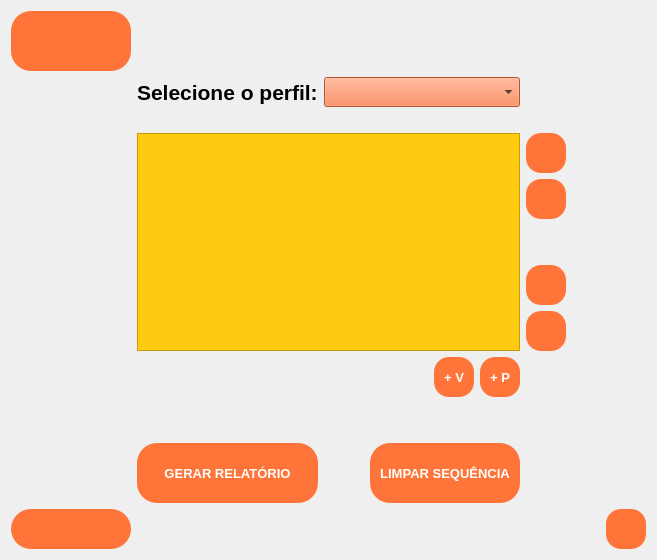
      <widget class="QWidget" name="configurar_perfil">
       <layout class="QGridLayout" name="gridLayout_4">
        <item row="9" column="1">
         <spacer name="verticalSpacer_configurar_2">
          <property name="orientation">
           <enum>Qt::Vertical</enum>
          </property>
          <property name="sizeType">
           <enum>QSizePolicy::Minimum</enum>
          </property>
          <property name="sizeHint" stdset="0">
           <size>
            <width>20</width>
            <height>40</height>
           </size>
          </property>
         </spacer>
        </item>
        <item row="7" column="5">
         <spacer name="horizontalSpacer_configurar">
          <property name="orientation">
           <enum>Qt::Horizontal</enum>
          </property>
          <property name="sizeType">
           <enum>QSizePolicy::Minimum</enum>
          </property>
          <property name="sizeHint" stdset="0">
           <size>
            <width>120</width>
            <height>20</height>
           </size>
          </property>
         </spacer>
        </item>
        <item row="7" column="2">
         <spacer name="horizontalSpacer_configurar_3">
          <property name="orientation">
           <enum>Qt::Horizontal</enum>
          </property>
          <property name="sizeType">
           <enum>QSizePolicy::Expanding</enum>
          </property>
          <property name="sizeHint" stdset="0">
           <size>
            <width>40</width>
            <height>20</height>
           </size>
          </property>
         </spacer>
        </item>
        <item row="7" column="1">
         <widget class="QPushButton" name="pushButton_gerar_relatorio">
          <property name="sizePolicy">
           <sizepolicy hsizetype="Fixed" vsizetype="Fixed">
            <horstretch>0</horstretch>
            <verstretch>0</verstretch>
           </sizepolicy>
          </property>
          <property name="minimumSize">
           <size>
            <width>150</width>
            <height>60</height>
           </size>
          </property>
          <property name="maximumSize">
           <size>
            <width>250</width>
            <height>60</height>
           </size>
          </property>
          <property name="font">
           <font>
            <pointsize>10</pointsize>
            <weight>75</weight>
            <bold>true</bold>
           </font>
          </property>
          <property name="cursor">
           <cursorShape>PointingHandCursor</cursorShape>
          </property>
          <property name="styleSheet">
           <string notr="true">QPushButton {
	background-color: #FF7439;
	border-radius: 20px;
	border: none;
	color: #fff;
}

QPushButton:hover {
	background-color: #c8592d;
}

QPushButton:pressed {
	background-color: #c8592d;
}</string>
          </property>
          <property name="text">
           <string>GERAR RELATÓRIO</string>
          </property>
         </widget>
        </item>
        <item row="7" column="3">
         <widget class="QPushButton" name="pushButton_limpar_sequencia">
          <property name="sizePolicy">
           <sizepolicy hsizetype="Fixed" vsizetype="Fixed">
            <horstretch>0</horstretch>
            <verstretch>0</verstretch>
           </sizepolicy>
          </property>
          <property name="minimumSize">
           <size>
            <width>150</width>
            <height>60</height>
           </size>
          </property>
          <property name="font">
           <font>
            <pointsize>10</pointsize>
            <weight>75</weight>
            <bold>true</bold>
           </font>
          </property>
          <property name="cursor">
           <cursorShape>PointingHandCursor</cursorShape>
          </property>
          <property name="styleSheet">
           <string notr="true">QPushButton {
	background-color: #FF7439;
	border-radius: 20px;
	border: none;
	color: #fff;
}

QPushButton:hover {
	background-color: #c8592d;
}

QPushButton:pressed {
	background-color: #c8592d;
}</string>
          </property>
          <property name="text">
           <string>LIMPAR SEQUÊNCIA</string>
          </property>
         </widget>
        </item>
        <item row="9" column="0">
         <widget class="QPushButton" name="pushButton_voltar_configurar_perfil">
          <property name="cursor">
           <cursorShape>PointingHandCursor</cursorShape>
          </property>
          <property name="styleSheet">
           <string notr="true">QPushButton {
	background-color: #FF7439;
	border-radius: 20px;
	border: none;
	color: #fff;
	font-size: 10px;
	font-weight: bold;
	min-width: 100px;
	min-height: 40px;
}

QPushButton:hover {
	background-color: #c8592d;
}

QPushButton:pressed {
	background-color: #c8592d;
}</string>
          </property>
          <property name="text">
           <string/>
          </property>
         </widget>
        </item>
        <item row="7" column="0">
         <spacer name="horizontalSpacer_configurar_2">
          <property name="orientation">
           <enum>Qt::Horizontal</enum>
          </property>
          <property name="sizeType">
           <enum>QSizePolicy::Minimum</enum>
          </property>
          <property name="sizeHint" stdset="0">
           <size>
            <width>120</width>
            <height>20</height>
           </size>
          </property>
         </spacer>
        </item>
        <item row="2" column="2">
         <spacer name="verticalSpacer_9">
          <property name="orientation">
           <enum>Qt::Vertical</enum>
          </property>
          <property name="sizeType">
           <enum>QSizePolicy::Fixed</enum>
          </property>
          <property name="sizeHint" stdset="0">
           <size>
            <width>20</width>
            <height>20</height>
           </size>
          </property>
         </spacer>
        </item>
        <item row="1" column="1">
         <widget class="QLabel" name="label">
          <property name="font">
           <font>
            <pointsize>16</pointsize>
            <weight>75</weight>
            <bold>true</bold>
           </font>
          </property>
          <property name="styleSheet">
           <string notr="true">background: none;</string>
          </property>
          <property name="text">
           <string>Selecione o perfil:</string>
          </property>
         </widget>
        </item>
        <item row="0" column="0">
         <widget class="QPushButton" name="pushButton_inicio_configurar_perfil">
          <property name="sizePolicy">
           <sizepolicy hsizetype="Expanding" vsizetype="MinimumExpanding">
            <horstretch>0</horstretch>
            <verstretch>0</verstretch>
           </sizepolicy>
          </property>
          <property name="minimumSize">
           <size>
            <width>120</width>
            <height>60</height>
           </size>
          </property>
          <property name="maximumSize">
           <size>
            <width>120</width>
            <height>60</height>
           </size>
          </property>
          <property name="font">
           <font>
            <pointsize>10</pointsize>
            <weight>75</weight>
            <bold>true</bold>
           </font>
          </property>
          <property name="cursor">
           <cursorShape>PointingHandCursor</cursorShape>
          </property>
          <property name="styleSheet">
           <string notr="true">QPushButton {
	background-color: #FF7439;
	border-radius: 20px;
	border: none;
	color: #fff;
}

QPushButton:hover {
	background-color: #c8592d;
}

QPushButton:pressed {
	background-color: #c8592d;
}</string>
          </property>
          <property name="text">
           <string/>
          </property>
         </widget>
        </item>
        <item row="1" column="2" colspan="2">
         <widget class="QComboBox" name="comboBox_perfis">
          <property name="minimumSize">
           <size>
            <width>1</width>
            <height>30</height>
           </size>
          </property>
          <property name="font">
           <font>
            <pointsize>14</pointsize>
            <weight>75</weight>
            <bold>true</bold>
           </font>
          </property>
          <property name="cursor">
           <cursorShape>PointingHandCursor</cursorShape>
          </property>
          <property name="styleSheet">
           <string notr="true">QComboBox{
	background: #FF7439;
	font-weight: bold;
	padding: 1px 18px 1px 3px;
}

/*
QComboBox:drop-down {
        subcontrol-origin: padding;
        subcontrol-position: top right;
       width: 20px;
      border-left-width: 1px;
      border-left-color: darkgray;
      border-left-style: solid;
        border-top-right-radius: 3px;
        border-bottom-right-radius: 3px;
 }
*/</string>
          </property>
         </widget>
        </item>
        <item row="9" column="5" alignment="Qt::AlignRight|Qt::AlignBottom">
         <widget class="QPushButton" name="pushButton_sair">
          <property name="sizePolicy">
           <sizepolicy hsizetype="Fixed" vsizetype="Fixed">
            <horstretch>0</horstretch>
            <verstretch>0</verstretch>
           </sizepolicy>
          </property>
          <property name="minimumSize">
           <size>
            <width>40</width>
            <height>40</height>
           </size>
          </property>
          <property name="maximumSize">
           <size>
            <width>40</width>
            <height>40</height>
           </size>
          </property>
          <property name="font">
           <font>
            <pointsize>10</pointsize>
            <weight>75</weight>
            <bold>true</bold>
           </font>
          </property>
          <property name="cursor">
           <cursorShape>PointingHandCursor</cursorShape>
          </property>
          <property name="styleSheet">
           <string notr="true">QPushButton {
	background-color: #FF7439;
	border-radius: 15px;
	border: none;
    color: white;
}

QPushButton:pressed {
	background-color: #c8592d;
}

QPushButton:hover {
	background-color: #c8592d;
}</string>
          </property>
          <property name="text">
           <string/>
          </property>
          <property name="flat">
           <bool>true</bool>
          </property>
         </widget>
        </item>
        <item row="6" column="1">
         <spacer name="verticalSpacer_configurar">
          <property name="orientation">
           <enum>Qt::Vertical</enum>
          </property>
          <property name="sizeType">
           <enum>QSizePolicy::Minimum</enum>
          </property>
          <property name="sizeHint" stdset="0">
           <size>
            <width>20</width>
            <height>40</height>
           </size>
          </property>
         </spacer>
        </item>
        <item row="4" column="1" colspan="3">
         <layout class="QHBoxLayout" name="horizontalLayout_11">
          <item>
           <spacer name="horizontalSpacer_16">
            <property name="orientation">
             <enum>Qt::Horizontal</enum>
            </property>
            <property name="sizeHint" stdset="0">
             <size>
              <width>40</width>
              <height>20</height>
             </size>
            </property>
           </spacer>
          </item>
          <item>
           <widget class="QPushButton" name="pushButton_adicionar_video">
            <property name="sizePolicy">
             <sizepolicy hsizetype="Fixed" vsizetype="Fixed">
              <horstretch>0</horstretch>
              <verstretch>0</verstretch>
             </sizepolicy>
            </property>
            <property name="minimumSize">
             <size>
              <width>40</width>
              <height>40</height>
             </size>
            </property>
            <property name="maximumSize">
             <size>
              <width>250</width>
              <height>60</height>
             </size>
            </property>
            <property name="font">
             <font>
              <pointsize>10</pointsize>
              <weight>75</weight>
              <bold>true</bold>
             </font>
            </property>
            <property name="cursor">
             <cursorShape>PointingHandCursor</cursorShape>
            </property>
            <property name="styleSheet">
             <string notr="true">QPushButton {
	background-color: #FF7439;
	border-radius: 15px;
	border: none;
	width: 40px;
	height: 40px;
	color: white;
}

QPushButton:pressed {
	background-color: #c8592d;
}

QPushButton:hover {
	background-color: #c8592d;
}</string>
            </property>
            <property name="text">
             <string>+ V</string>
            </property>
           </widget>
          </item>
          <item>
           <widget class="QPushButton" name="pushButton_adicionar_pergunta">
            <property name="sizePolicy">
             <sizepolicy hsizetype="Fixed" vsizetype="Fixed">
              <horstretch>0</horstretch>
              <verstretch>0</verstretch>
             </sizepolicy>
            </property>
            <property name="minimumSize">
             <size>
              <width>40</width>
              <height>40</height>
             </size>
            </property>
            <property name="maximumSize">
             <size>
              <width>250</width>
              <height>60</height>
             </size>
            </property>
            <property name="font">
             <font>
              <pointsize>10</pointsize>
              <weight>75</weight>
              <bold>true</bold>
             </font>
            </property>
            <property name="cursor">
             <cursorShape>PointingHandCursor</cursorShape>
            </property>
            <property name="styleSheet">
             <string notr="true">QPushButton {
	background-color: #FF7439;
	border-radius: 15px;
	border: none;
	width: 40px;
	height: 40px;
	color: white;
}

QPushButton:pressed {
	background-color: #c8592d;
}

QPushButton:hover {
	background-color: #c8592d;
}</string>
            </property>
            <property name="text">
             <string>+ P</string>
            </property>
           </widget>
          </item>
         </layout>
        </item>
        <item row="3" column="5">
         <layout class="QVBoxLayout" name="verticalLayout_3">
          <item>
           <widget class="QPushButton" name="pushButton_editarItem">
            <property name="sizePolicy">
             <sizepolicy hsizetype="Fixed" vsizetype="Fixed">
              <horstretch>0</horstretch>
              <verstretch>0</verstretch>
             </sizepolicy>
            </property>
            <property name="minimumSize">
             <size>
              <width>40</width>
              <height>40</height>
             </size>
            </property>
            <property name="cursor">
             <cursorShape>PointingHandCursor</cursorShape>
            </property>
            <property name="styleSheet">
             <string notr="true">QPushButton {
	background-color: #FF7439;
	border-radius: 15px;
	border: none;
}

QPushButton:pressed {
	background-color: #c8592d;
}

QPushButton:hover {
	background-color: #c8592d;
}</string>
            </property>
            <property name="text">
             <string/>
            </property>
           </widget>
          </item>
          <item>
           <widget class="QPushButton" name="pushButton_removerItem">
            <property name="sizePolicy">
             <sizepolicy hsizetype="Fixed" vsizetype="Fixed">
              <horstretch>0</horstretch>
              <verstretch>0</verstretch>
             </sizepolicy>
            </property>
            <property name="minimumSize">
             <size>
              <width>40</width>
              <height>40</height>
             </size>
            </property>
            <property name="cursor">
             <cursorShape>PointingHandCursor</cursorShape>
            </property>
            <property name="styleSheet">
             <string notr="true">QPushButton {
	background-color: #FF7439;
	border-radius: 15px;
	border: none;
}

QPushButton:pressed {
	background-color: #c8592d;
}

QPushButton:hover {
	background-color: #c8592d;
}</string>
            </property>
            <property name="text">
             <string/>
            </property>
           </widget>
          </item>
          <item>
           <spacer name="verticalSpacer_12">
            <property name="orientation">
             <enum>Qt::Vertical</enum>
            </property>
            <property name="sizeHint" stdset="0">
             <size>
              <width>20</width>
              <height>40</height>
             </size>
            </property>
           </spacer>
          </item>
          <item>
           <widget class="QPushButton" name="pushButton_mover_cima">
            <property name="sizePolicy">
             <sizepolicy hsizetype="Fixed" vsizetype="Fixed">
              <horstretch>0</horstretch>
              <verstretch>0</verstretch>
             </sizepolicy>
            </property>
            <property name="cursor">
             <cursorShape>PointingHandCursor</cursorShape>
            </property>
            <property name="styleSheet">
             <string notr="true">QPushButton {
	background-color: #FF7439;
	border-radius: 15px;
	border: none;
	width: 40px;
	height: 40px;
	color: white;
}

QPushButton:pressed {
	background-color: #c8592d;
}

QPushButton:hover {
	background-color: #c8592d;
}</string>
            </property>
            <property name="text">
             <string/>
            </property>
           </widget>
          </item>
          <item>
           <widget class="QPushButton" name="pushButton_mover_baixo">
            <property name="sizePolicy">
             <sizepolicy hsizetype="Fixed" vsizetype="Fixed">
              <horstretch>0</horstretch>
              <verstretch>0</verstretch>
             </sizepolicy>
            </property>
            <property name="cursor">
             <cursorShape>PointingHandCursor</cursorShape>
            </property>
            <property name="styleSheet">
             <string notr="true">QPushButton {
	background-color: #FF7439;
	border-radius: 15px;
	border: none;
	width: 40px;
	height: 40px;
	color: white;
}

QPushButton:pressed {
	background-color: #c8592d;
}

QPushButton:hover {
	background-color: #c8592d;
}</string>
            </property>
            <property name="text">
             <string/>
            </property>
           </widget>
          </item>
         </layout>
        </item>
        <item row="3" column="1" colspan="3">
         <widget class="QListWidget" name="listWidget">
          <property name="font">
           <font>
            <pointsize>16</pointsize>
            <weight>75</weight>
            <bold>true</bold>
           </font>
          </property>
          <property name="autoFillBackground">
           <bool>true</bool>
          </property>
          <property name="styleSheet">
           <string notr="true">QListWidget{
 	background-color: rgb(255, 203, 16);
}
/*
QListWidget:alternatingRowColors{
	background: black;
}

QListWidgetItem{
	background: #FF7439;
	min-height: 30px;
}
*/
QScrollBar:vertical {
 	border: none;
    background: rgb(255, 203, 16);
    width: 15px;
    margin: 0px 0px 0px 0px;
}

QScrollBar::handle:vertical {
	background: #FF7439;
	min-height: 30px;
}

QScrollBar::add-line:vertical {
	height: 0px;
}

QScrollBar::sub-line:vertical {
	height: 0px;
}</string>
          </property>
          <property name="horizontalScrollBarPolicy">
           <enum>Qt::ScrollBarAlwaysOff</enum>
          </property>
          <property name="sizeAdjustPolicy">
           <enum>QAbstractScrollArea::AdjustToContents</enum>
          </property>
          <property name="autoScrollMargin">
           <number>30</number>
          </property>
          <property name="tabKeyNavigation">
           <bool>true</bool>
          </property>
          <property name="showDropIndicator" stdset="0">
           <bool>false</bool>
          </property>
          <property name="dragDropOverwriteMode">
           <bool>false</bool>
          </property>
          <property name="dragDropMode">
           <enum>QAbstractItemView::DragOnly</enum>
          </property>
          <property name="defaultDropAction">
           <enum>Qt::TargetMoveAction</enum>
          </property>
          <property name="alternatingRowColors">
           <bool>true</bool>
          </property>
          <property name="selectionBehavior">
           <enum>QAbstractItemView::SelectRows</enum>
          </property>
          <property name="iconSize">
           <size>
            <width>20</width>
            <height>100</height>
           </size>
          </property>
          <property name="textElideMode">
           <enum>Qt::ElideMiddle</enum>
          </property>
          <property name="movement">
           <enum>QListView::Free</enum>
          </property>
          <property name="flow">
           <enum>QListView::TopToBottom</enum>
          </property>
          <property name="isWrapping" stdset="0">
           <bool>false</bool>
          </property>
          <property name="resizeMode">
           <enum>QListView::Adjust</enum>
          </property>
          <property name="layoutMode">
           <enum>QListView::Batched</enum>
          </property>
          <property name="spacing">
           <number>1</number>
          </property>
          <property name="viewMode">
           <enum>QListView::ListMode</enum>
          </property>
          <property name="modelColumn">
           <number>0</number>
          </property>
          <property name="uniformItemSizes">
           <bool>false</bool>
          </property>
          <property name="batchSize">
           <number>100</number>
          </property>
          <property name="wordWrap">
           <bool>false</bool>
          </property>
          <property name="selectionRectVisible">
           <bool>true</bool>
          </property>
          <property name="itemAlignment">
           <set>Qt::AlignLeading|Qt::AlignLeft|Qt::AlignVCenter</set>
          </property>
          <property name="currentRow">
           <number>-1</number>
          </property>
         </widget>
        </item>
       </layout>
      </widget>
